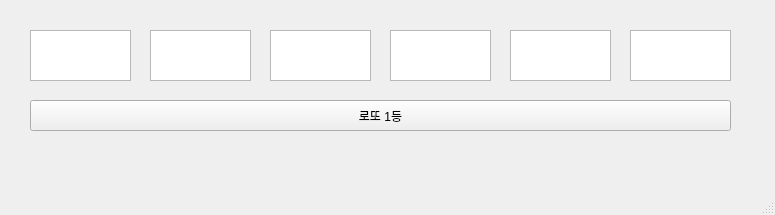
<?xml version="1.0" encoding="UTF-8"?>
<ui version="4.0">
 <class>MainWindow</class>
 <widget class="QMainWindow" name="MainWindow">
  <property name="geometry">
   <rect>
    <x>0</x>
    <y>0</y>
    <width>775</width>
    <height>215</height>
   </rect>
  </property>
  <property name="windowTitle">
   <string>MainWindow</string>
  </property>
  <widget class="QWidget" name="centralwidget">
   <widget class="QTextEdit" name="te1">
    <property name="geometry">
     <rect>
      <x>30</x>
      <y>30</y>
      <width>101</width>
      <height>51</height>
     </rect>
    </property>
   </widget>
   <widget class="QTextEdit" name="te2">
    <property name="geometry">
     <rect>
      <x>150</x>
      <y>30</y>
      <width>101</width>
      <height>51</height>
     </rect>
    </property>
   </widget>
   <widget class="QTextEdit" name="te3">
    <property name="geometry">
     <rect>
      <x>270</x>
      <y>30</y>
      <width>101</width>
      <height>51</height>
     </rect>
    </property>
   </widget>
   <widget class="QTextEdit" name="te4">
    <property name="geometry">
     <rect>
      <x>390</x>
      <y>30</y>
      <width>101</width>
      <height>51</height>
     </rect>
    </property>
   </widget>
   <widget class="QTextEdit" name="te5">
    <property name="geometry">
     <rect>
      <x>510</x>
      <y>30</y>
      <width>101</width>
      <height>51</height>
     </rect>
    </property>
   </widget>
   <widget class="QTextEdit" name="te6">
    <property name="geometry">
     <rect>
      <x>630</x>
      <y>30</y>
      <width>101</width>
      <height>51</height>
     </rect>
    </property>
   </widget>
   <widget class="QPushButton" name="pb">
    <property name="geometry">
     <rect>
      <x>30</x>
      <y>100</y>
      <width>701</width>
      <height>31</height>
     </rect>
    </property>
    <property name="text">
     <string>로또 1등</string>
    </property>
   </widget>
  </widget>
  <widget class="QMenuBar" name="menubar">
   <property name="geometry">
    <rect>
     <x>0</x>
     <y>0</y>
     <width>775</width>
     <height>21</height>
    </rect>
   </property>
  </widget>
  <widget class="QStatusBar" name="statusbar"/>
 </widget>
 <resources/>
 <connections/>
</ui>
